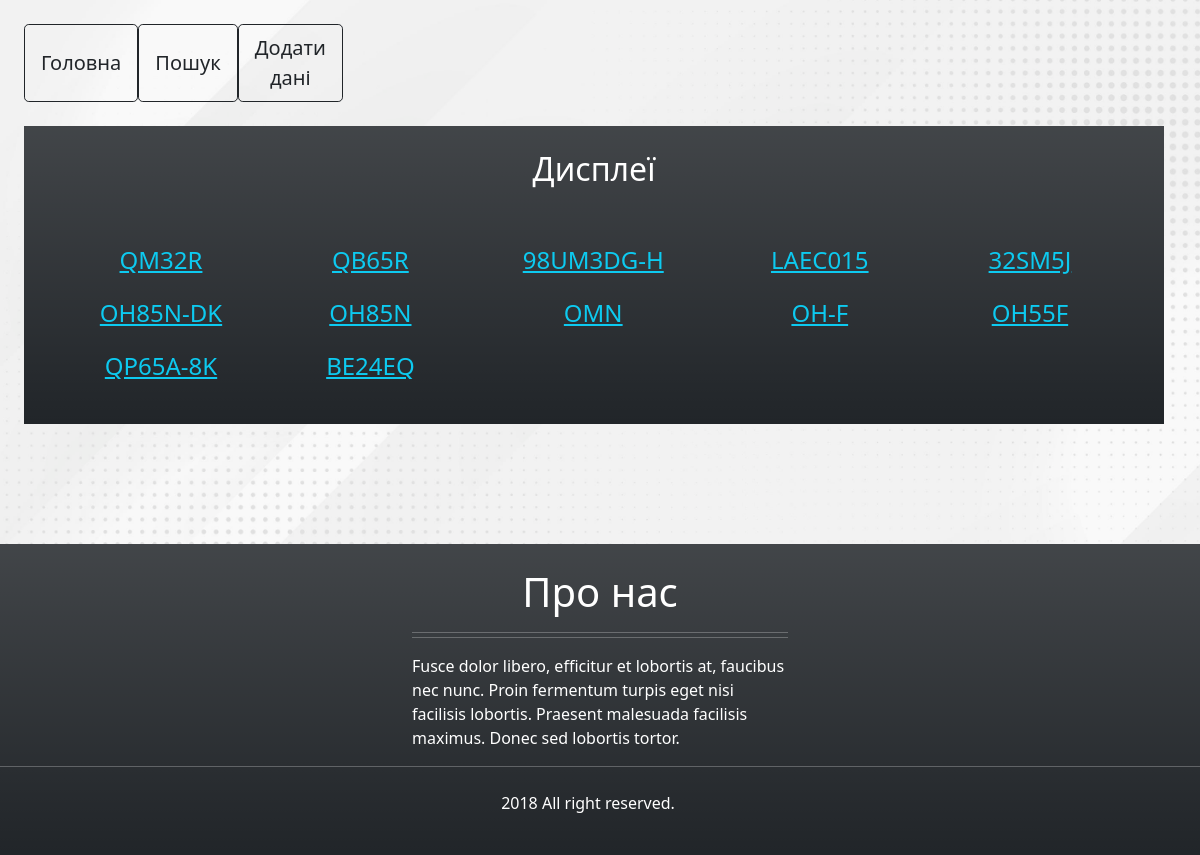
The page /site/index.php on the database its author committed.
### tables this page shows
CREATE TABLE `disp_list` (
  `tech_id` tinyint NOT NULL,
  `disp_name` varchar(45) DEFAULT NULL,
  `resol_id` tinyint NOT NULL,
  `disp_diag` smallint DEFAULT NULL,
  `view_angle` varchar(45) DEFAULT NULL,
  `brightness` smallint DEFAULT NULL,
  `contrast` varchar(45) DEFAULT NULL,
  `respon_time` tinyint DEFAULT NULL,
  `power_cons` smallint DEFAULT NULL,
  `comp_id` tinyint NOT NULL
);

### site/index.php (the view, shortened to what this page needs)
<?php
include "dbConn.php";
$sql = "SELECT `disp_list`.tech_id, `disp_list`.disp_name, `disp_list`.resol_id, `disp_list`.disp_diag, `disp_list`.view_angle FROM disp_list";
$result = $conn->query($sql);
$table_body="";
$countr = 0;
if ($result->num_rows > 0) {
	while($row = $result->fetch_assoc()) {
        if($countr % 5 == 0){
            $table_body.="<tr></tr>";
        }
		$table_body.="<td  width='500' rowspan='2' valign='top'><a href='show.php?take_id=".$row['disp_name']."' class = 'link-info'>".$row['disp_name']."</a></td>";
        $countr++;
	}
}
?>
<!doctype html>
<html lang="en">
<head>
    <link href="css\bootstrap.min.css" rel="stylesheet">
    <link href="css\styles.css" rel="stylesheet">
</head>
<body class = "main-body">
<main>
    <div class="main-navig">
        <div class="d-flex justify-content-around py-4">
            <button class="btn btn-outline-dark btn-lg" onclick ="location.href='index.php'" type="button">Головна</button>
            <button class="btn btn-outline-dark btn-lg" onclick ="location.href='sort_data.php'" type="button">Пошук</button>
            <button class="btn btn-outline-dark btn-lg" onclick ="location.href='add_data.php'" type="button">Додати дані</button>
        </div>
    </div>
    <div class="container-fluid text-white bg-dark py-4">
        <div class="div-table">
            <div class="our-prd">
                <div class="h2">Дисплеї</div>
            </div>
            <table class = "main-table">
                <thead>
                    <tr>
                        <?php echo $table_body; ?>
                    </tr>
                </thead>
            </table>
        </div>
    </div>
</main>
    <footer class="container-fluid text-white bg-dark py-4">
        <div class="row justify-content-center">
            <div class="col-8 col-sm-6 col-md-5 col-lg-4 col-xxl-3">
                <h1 class="text-center">Про нас</h1>
                <hr class="mb-0">
                <hr class="mt-1">
            </div>
        </div>
        <div class="row justify-content-center">
            <div class="col-8 col-sm-6 col-md-5 col-lg-4 col-xxl-3">
                <p>Fusce dolor libero, efficitur et lobortis at, faucibus nec nunc. Proin fermentum turpis eget nisi facilisis lobortis. Praesent malesuada facilisis maximus. Donec sed lobortis tortor.</p>
            </div>
        </div>
        <div class="row">
            <hr>
        <div class="row mt-2">
            <div class="col-12">
                <p class="text-center">2018 All right reserved.</p>
            </div>
        </div>
    </footer>
</body>
</html>

### site/css/styles.css (style rules this page uses)
.main-body { background: url("../img/4907157.jpg") no-repeat center center fixed; -webkit-background-size: cover; -moz-background-size: cover; -o-background-size: cover; background-size: cover; }
.bg-dark { background-image: var(--bs-gradient); }
main { max-height: 95%; max-width: 95%; margin-left: 2%; background-size: cover; background-repeat: no-repeat; background-position: center; text-align: center; }
.main-navig { max-width: 25%; }
.main-table { border-collapse: separate; border-spacing: 40px 15px; font-size: 3vh; }
footer { margin-top: 10%; }

### rows shown on the page
disp_list: disp_name "QM32R"
disp_list: disp_name "QB65R"
disp_list: disp_name "98UM3DG-H"
disp_list: disp_name "LAEC015"
disp_list: disp_name "32SM5J"
disp_list: disp_name "OH85N-DK"
disp_list: disp_name "OH85N"
disp_list: disp_name "OMN"
disp_list: disp_name "OH-F"
disp_list: disp_name "OH55F"
disp_list: disp_name "QP65A-8K"
disp_list: disp_name "BE24EQ"
